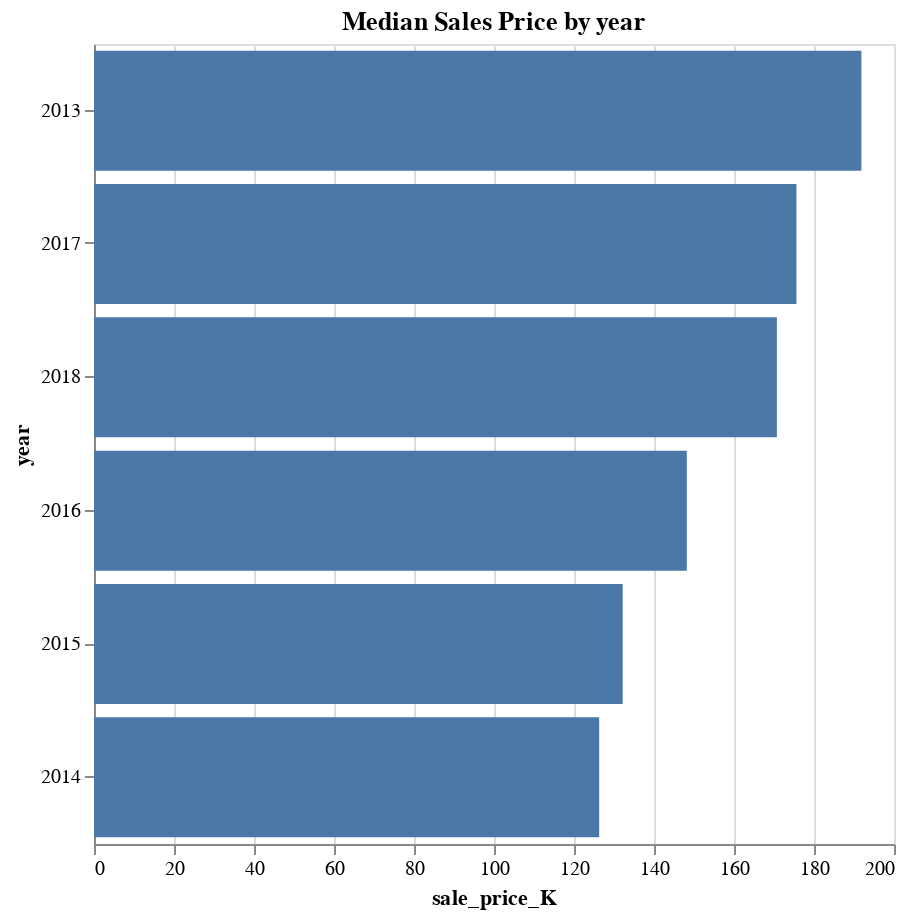

Here is the Vega-Lite specification saved for this chart:
### Vega-Lite specification from a JSON file in a GitHub repository (floating-point values rounded to 4 significant figures)
{"config": {"view": {"width": 400, "height": 300}, "mark": {"tooltip": null}}, "data": {"name": "data-0244532728e6cf2d80cc7a9d2f7e2e18"}, "mark": "bar", "encoding": {"tooltip": [{"type": "quantitative", "field": "sale_price_K"}, {"type": "quantitative", "field": "year"}], "x": {"type": "quantitative", "field": "sale_price_K"}, "y": {"type": "nominal", "field": "year", "sort": {"field": "sale_price_K", "order": "descending"}}}, "height": 400, "title": "Median Sales Price by year", "width": 400, "$schema": "https://vega.github.io/schema/vega-lite/v3.4.0.json", "datasets": {"data-0244532728e6cf2d80cc7a9d2f7e2e18": [{"sale_price_K": 191.9, "year": 2013}, {"sale_price_K": 126.3, "year": 2014}, {"sale_price_K": 132.2, "year": 2015}, {"sale_price_K": 148.2, "year": 2016}, {"sale_price_K": 175.6, "year": 2017}, {"sale_price_K": 170.7, "year": 2018}]}}
